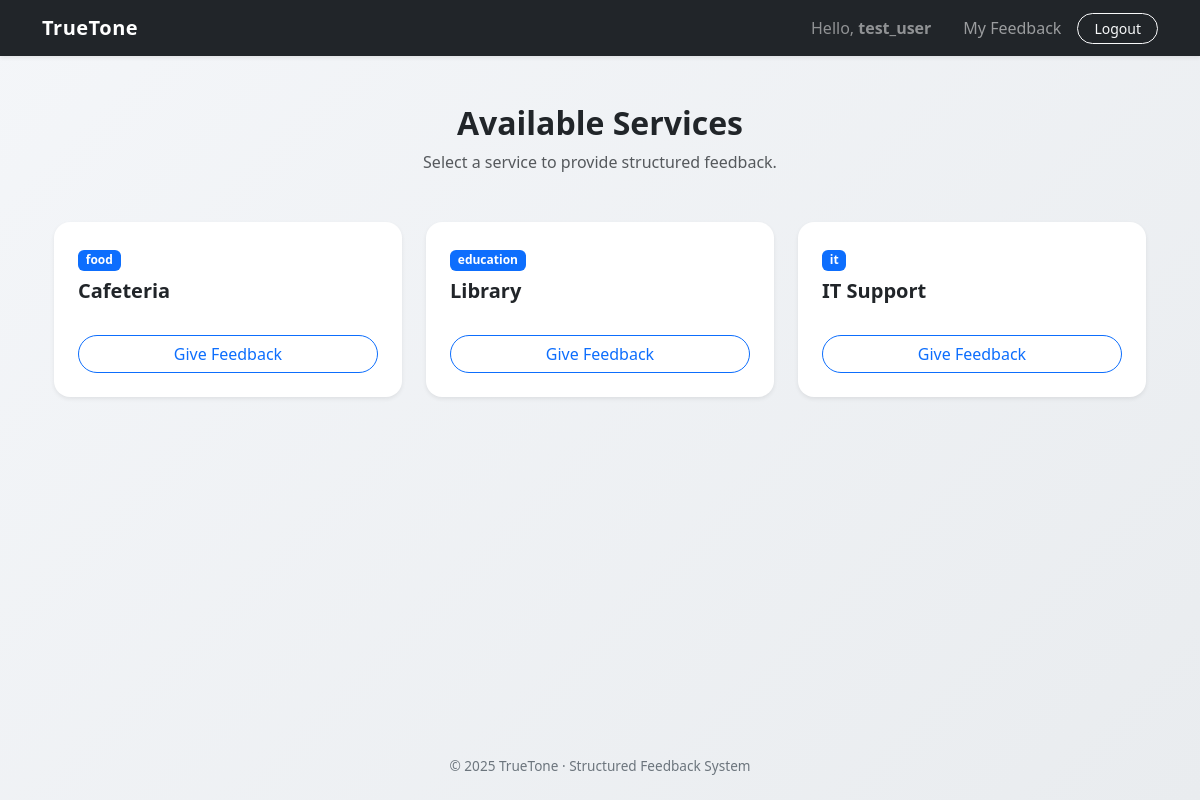
/services/ (signed in), run on the app's committed database.
### accounts/models.py (models this page shows, shortened)
class User(AbstractUser):
    ROLE_CHOICES = (
        ('user', 'User'),
        ('owner', 'Service Owner'),
        ('admin', 'Admin'),
    )
    role = models.CharField(
        max_length=10,
        choices=ROLE_CHOICES,
        default='user'
    )

### services/models.py (models this page shows, shortened)
class Service(models.Model):
    SERVICE_CATEGORIES = [
        ('education', 'Eğitim'),
        ('food', 'Beslenme/Yemek'),
        ('facility', 'Tesis/Altyapı'),
        ('it', 'Bilgi İşlem'),
    ]
    name = models.CharField(max_length=100)
    category = models.CharField(max_length=50, choices=SERVICE_CATEGORIES)
    description = models.TextField()
    owner = models.ForeignKey(
        settings.AUTH_USER_MODEL,
        on_delete=models.CASCADE,
        related_name='managed_services'
    )

### services/views.py (the view)
# urls.py: path('', views.service_list, name='service_list'),
def service_list(request):
    services = Service.objects.all()
    return render(request, 'services/service_list.html', {'services': services})

### services/templates/services/service_list.html (shortened to what this page needs)
{% extends "base.html" %}
{% block content %}
<div class="container">
    <div class="text-center mb-5">
        <h2 class="fw-bold">Available Services</h2>
        <p class="text-muted">Select a service to provide structured feedback.</p>
    </div>
    <div class="row g-4">
        {% for service in services %}
        <div class="col-md-4">
            <div class="card h-100 shadow-sm border-0 rounded-4 transition-hover">
                <div class="card-body p-4">
                    <div class="badge bg-primary mb-2">{{ service.category }}</div> <h5 class="card-title fw-bold">{{ service.name }}</h5> <p class="card-text text-muted small">{{ service.short_description }}</p> </div>
                <div class="card-footer bg-transparent border-0 p-4 pt-0">
                    <a href="{% url 'feedback:submit_feedback' service.id %}" class="btn btn-outline-primary w-100 rounded-pill">
                        Give Feedback
                    </a>
                </div>
            </div>
        </div>
        {% empty %}
        <div class="col-12 text-center">
            <p class="text-muted">No services available at the moment.</p>
        </div>
        {% endfor %}
    </div>
</div>
{% endblock %}

### templates/base.html (shortened to what this page needs)
<!DOCTYPE html>
<html lang="en">
<head>
  <link href="https://cdn.jsdelivr.net/npm/bootstrap@5.3.2/dist/css/bootstrap.min.css" rel="stylesheet">
</head>
<body class="d-flex flex-column">
<nav class="navbar navbar-expand-lg navbar-dark bg-dark shadow-sm">
  <div class="container">
    <a class="navbar-brand" href="/">TrueTone</a>
    <div class="collapse navbar-collapse show">
      <ul class="navbar-nav ms-auto align-items-center">
        {% if user.is_authenticated %}
          <li class="nav-item me-3">
            <span class="nav-link text-white-50">Hello, <strong>{{ user.username }}</strong></span>
          </li>
          <li class="nav-item">
            <a class="nav-link" href="{% url 'feedback:user_feedback_list' %}">My Feedback</a>
          </li>
          <li class="nav-item ms-lg-2">
            <form action="{% url 'logout' %}" method="post" style="display:inline;">
              <button type="submit" class="btn btn-outline-light btn-sm rounded-pill px-3">Logout</button>
            </form>
          </li>
        {% endif %}
      </ul>
    </div>
  </div>
</nav>
<main class="container py-5 flex-grow-1">
  {% block content %}
  {% endblock %}
</main>
<footer class="text-center py-4">
  © 2025 TrueTone · Structured Feedback System
</footer>
</body>
</html>

### templates/base.html (style rules this page uses)
body { background: linear-gradient(135deg, #f4f6f9, #e9ecef); min-height: 100vh; }
.navbar-brand { font-weight: 700; letter-spacing: 0.5px; }
.nav-link { transition: color 0.2s ease; position: relative; }
footer { font-size: 0.85rem; color: #6c757d; }

### services/templates/services/service_list.html (style rules this page uses)
.transition-hover { transition: transform 0.2s ease, shadow 0.2s ease; }

### data on the page
User: username "test_user"
Service: category "food", name "Cafeteria"
Service: category "education", name "Library"
Service: category "it", name "IT Support"
